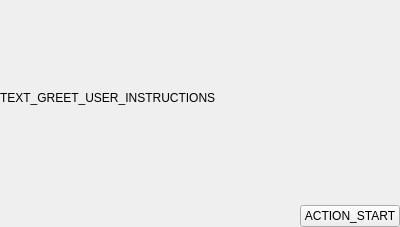
<?xml version="1.0" encoding="UTF-8"?>
<ui version="4.0">
 <class>GreetUserInstructionsWidget</class>
 <widget class="QWidget" name="GreetUserInstructionsWidget">
  <property name="geometry">
   <rect>
    <x>0</x>
    <y>0</y>
    <width>400</width>
    <height>227</height>
   </rect>
  </property>
  <property name="windowTitle">
   <string>Form</string>
  </property>
  <layout class="QVBoxLayout" name="verticalLayout">
   <property name="spacing">
    <number>10</number>
   </property>
   <property name="leftMargin">
    <number>0</number>
   </property>
   <property name="topMargin">
    <number>0</number>
   </property>
   <property name="rightMargin">
    <number>0</number>
   </property>
   <property name="bottomMargin">
    <number>0</number>
   </property>
   <item>
    <widget class="QLabel" name="label">
     <property name="sizePolicy">
      <sizepolicy hsizetype="Preferred" vsizetype="Expanding">
       <horstretch>0</horstretch>
       <verstretch>0</verstretch>
      </sizepolicy>
     </property>
     <property name="text">
      <string>TEXT_GREET_USER_INSTRUCTIONS</string>
     </property>
     <property name="wordWrap">
      <bool>true</bool>
     </property>
    </widget>
   </item>
   <item>
    <layout class="QHBoxLayout" name="horizontalLayout">
     <item>
      <spacer name="horizontalSpacer">
       <property name="orientation">
        <enum>Qt::Horizontal</enum>
       </property>
       <property name="sizeHint" stdset="0">
        <size>
         <width>40</width>
         <height>20</height>
        </size>
       </property>
      </spacer>
     </item>
     <item>
      <widget class="QPushButton" name="button_start">
       <property name="text">
        <string>ACTION_START</string>
       </property>
      </widget>
     </item>
    </layout>
   </item>
  </layout>
 </widget>
 <resources/>
 <connections/>
</ui>
